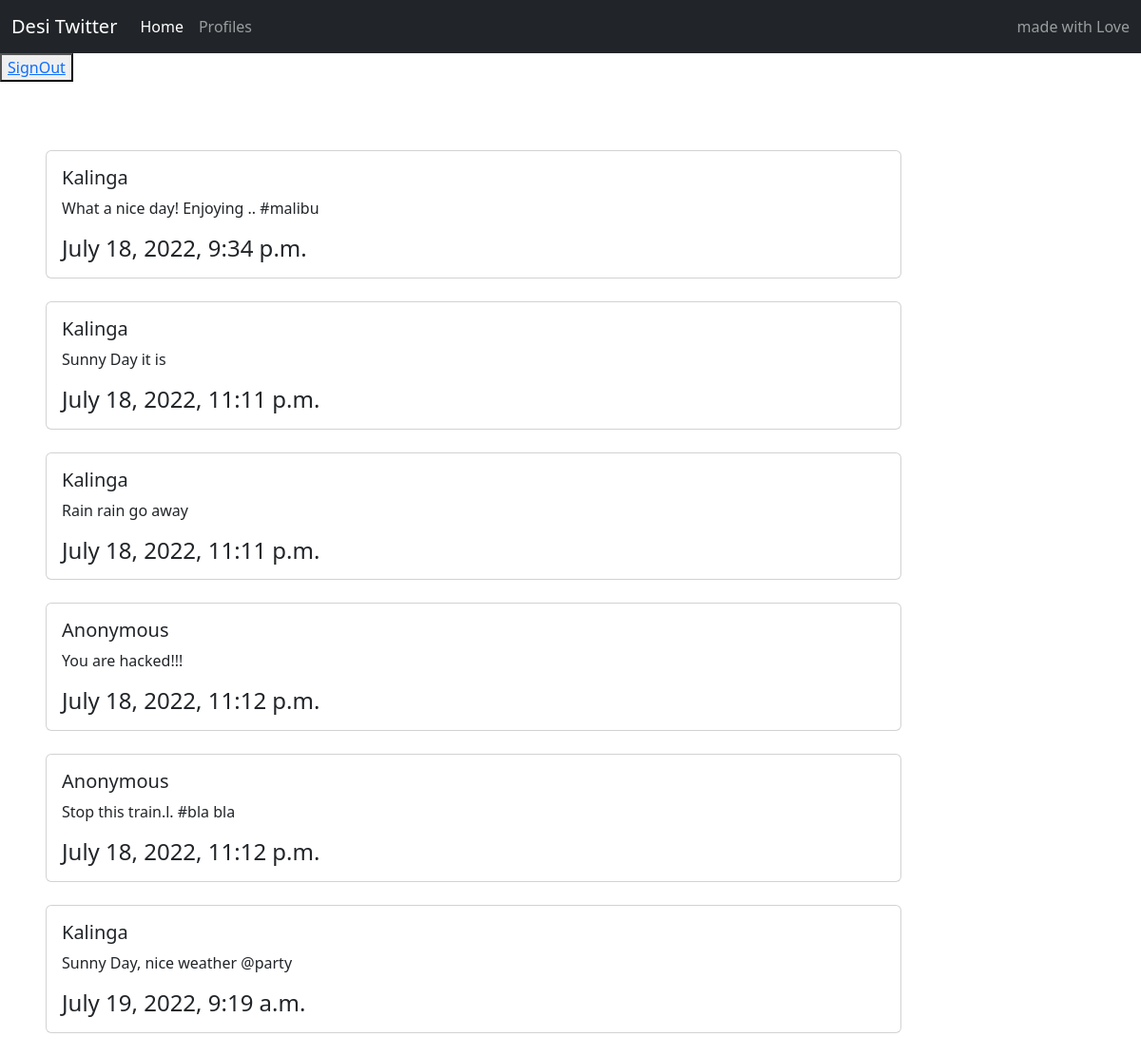
The page /home on the database its author committed.
### twitterApp/models.py (models this page shows, shortened)
class Posts(models.Model):
    text = models.TextField(max_length=290, default='')
    datetime = models.DateTimeField(default= datetime.now)
    uname = models.ForeignKey(User, on_delete=models.CASCADE)

### twitterApp/views.py (the view)
# urls.py: path('home', views.home, name = "home"),
def home(request):
    context = {
        'tweets' : Posts.objects.all()
    }
    return render (request, 'feed/home.html', context)

### twitterApp/templates/feed/home.html (shortened to what this page needs)
{% extends 'feed/base.html' %}
{% if user.is_authenticated %}
{% block content %}
<button type="submit"><a href="app/signout">SignOut</a></button>
<br> <br> <br> <br>
{% for t in tweets %}
<div class="card w-75 mx-5">
  <div class="card-body">
    <h5 class="card-title">{{t.uname}}</h5>
    <p class="card-text">{{t.text}}</p>
    <h4 class="card-text">{{t.datetime}}</h4>
  </div>
</div><br>
{% endfor %}
{% endblock content %}
{% endif %}

### twitterApp/templates/feed/base.html (shortened to what this page needs)
<!DOCTYPE html>
<html lang="en">
  <head>
    <link
      href="https://cdn.jsdelivr.net/npm/bootstrap@5.2.0-beta1/dist/css/bootstrap.min.css"
      rel="stylesheet"
    />
  </head>
  <body>
    <nav class="navbar navbar-expand-lg navbar-dark bg-dark">
        <div class="container-fluid">
          <a class="navbar-brand" href="#">Desi Twitter</a>
          <div class="collapse navbar-collapse" id="navbarNav">
            <ul class="navbar-nav me-auto">
              <li class="nav-item">
                <a class="nav-link active" aria-current="page" href="#">Home</a>
              </li>
              <li class="nav-item">
                <a class="nav-link" href="home">Profiles</a>
              </li>
            </ul>
            <span class="navbar-text float-end">
                made with Love
              </span>
          </div>
        </div>
      </nav>
      {% block content %} <h1>  Hello World !!</h1>  {% endblock content %}
  </body>
</html>

### rows shown on the page
Posts: uname "Kalinga", text "What a nice day! Enjoying .. #malibu", datetime "July 18, 2022, 9:34 p.m."
Posts: uname "Kalinga", text "Sunny Day it is", datetime "July 18, 2022, 11:11 p.m."
Posts: uname "Kalinga", text "Rain rain go away", datetime "July 18, 2022, 11:11 p.m."
Posts: uname "Anonymous", text "You are hacked!!!", datetime "July 18, 2022, 11:12 p.m."
Posts: uname "Anonymous", text "Stop this train.l. #bla bla", datetime "July 18, 2022, 11:12 p.m."
Posts: uname "Kalinga", text "Sunny Day, nice weather @party", datetime "July 19, 2022, 9:19 a.m."
